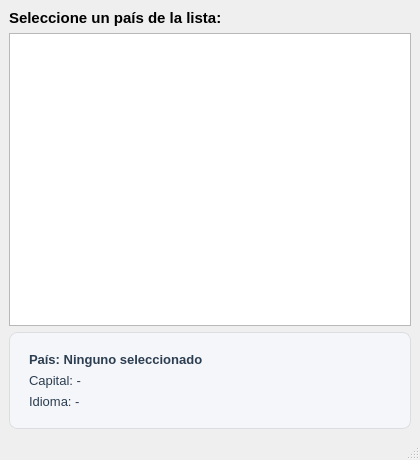
<?xml version="1.0" encoding="UTF-8"?>
<ui version="4.0">
 <class>MainWindow</class>
 <widget class="QMainWindow" name="MainWindow">
  <property name="geometry">
   <rect>
    <x>0</x>
    <y>0</y>
    <width>420</width>
    <height>460</height>
   </rect>
  </property>
  <property name="windowTitle">
   <string>Información de Países</string>
  </property>
  <widget class="QWidget" name="centralwidget">
   <layout class="QVBoxLayout" name="verticalLayout">
    <item>
     <widget class="QLabel" name="lblTitulo">
      <property name="font">
       <font>
        <pointsize>11</pointsize>
        <bold>true</bold>
       </font>
      </property>
      <property name="text">
       <string>Seleccione un país de la lista:</string>
      </property>
     </widget>
    </item>
    <item>
     <widget class="QListWidget" name="listPaises"/>
    </item>
    <item>
     <widget class="QFrame" name="frameDetalle">
      <property name="styleSheet">
       <string notr="true">QFrame#frameDetalle { background-color: #f5f6fa; border: 1px solid #dcdde1; border-radius: 8px; padding: 10px; } QLabel { color: #2c3e50; }</string>
      </property>
      <layout class="QVBoxLayout" name="layoutDetalle">
       <item>
        <widget class="QLabel" name="lblPais">
         <property name="font">
          <font>
           <pointsize>10</pointsize>
           <bold>true</bold>
          </font>
         </property>
         <property name="text">
          <string>País: Ninguno seleccionado</string>
         </property>
        </widget>
       </item>
       <item>
        <widget class="QLabel" name="lblCapital">
         <property name="font">
          <font>
           <pointsize>10</pointsize>
          </font>
         </property>
         <property name="text">
          <string>Capital: -</string>
         </property>
        </widget>
       </item>
       <item>
        <widget class="QLabel" name="lblIdioma">
         <property name="font">
          <font>
           <pointsize>10</pointsize>
          </font>
         </property>
         <property name="text">
          <string>Idioma: -</string>
         </property>
        </widget>
       </item>
      </layout>
     </widget>
    </item>
   </layout>
  </widget>
  <widget class="QMenuBar" name="menubar">
   <property name="geometry">
    <rect>
     <x>0</x>
     <y>0</y>
     <width>420</width>
     <height>21</height>
    </rect>
   </property>
  </widget>
  <widget class="QStatusBar" name="statusbar"/>
 </widget>
 <resources/>
 <connections/>
</ui>
